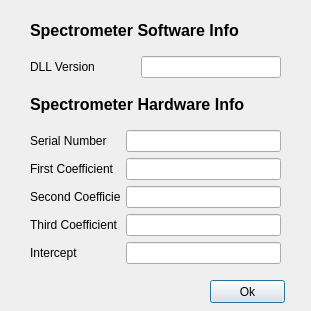
<?xml version="1.0" encoding="UTF-8"?>
<ui version="4.0">
 <class>AboutSMSDialog</class>
 <widget class="QDialog" name="AboutSMSDialog">
  <property name="geometry">
   <rect>
    <x>0</x>
    <y>0</y>
    <width>311</width>
    <height>311</height>
   </rect>
  </property>
  <property name="windowTitle">
   <string>About SMS500</string>
  </property>
  <widget class="QPushButton" name="pushButton">
   <property name="geometry">
    <rect>
     <x>210</x>
     <y>280</y>
     <width>75</width>
     <height>23</height>
    </rect>
   </property>
   <property name="text">
    <string>Ok</string>
   </property>
  </widget>
  <widget class="QWidget" name="verticalLayoutWidget">
   <property name="geometry">
    <rect>
     <x>30</x>
     <y>10</y>
     <width>251</width>
     <height>254</height>
    </rect>
   </property>
   <layout class="QVBoxLayout" name="verticalLayout">
    <item>
     <widget class="QLabel" name="label">
      <property name="font">
       <font>
        <pointsize>12</pointsize>
        <weight>75</weight>
        <bold>true</bold>
       </font>
      </property>
      <property name="text">
       <string>Spectrometer Software Info</string>
      </property>
     </widget>
    </item>
    <item>
     <layout class="QGridLayout" name="gridLayout">
      <item row="0" column="0">
       <widget class="QLabel" name="label_2">
        <property name="sizePolicy">
         <sizepolicy hsizetype="Preferred" vsizetype="Preferred">
          <horstretch>0</horstretch>
          <verstretch>0</verstretch>
         </sizepolicy>
        </property>
        <property name="text">
         <string>DLL Version            </string>
        </property>
       </widget>
      </item>
      <item row="0" column="1">
       <widget class="QLineEdit" name="lineEditDLLVersion">
        <property name="sizePolicy">
         <sizepolicy hsizetype="Expanding" vsizetype="Fixed">
          <horstretch>0</horstretch>
          <verstretch>0</verstretch>
         </sizepolicy>
        </property>
       </widget>
      </item>
     </layout>
    </item>
    <item>
     <widget class="QLabel" name="label_3">
      <property name="font">
       <font>
        <pointsize>12</pointsize>
        <weight>75</weight>
        <bold>true</bold>
       </font>
      </property>
      <property name="text">
       <string>Spectrometer Hardware Info</string>
      </property>
     </widget>
    </item>
    <item>
     <layout class="QGridLayout" name="gridLayout_2">
      <item row="0" column="0">
       <widget class="QLabel" name="label_4">
        <property name="text">
         <string>Serial Number</string>
        </property>
       </widget>
      </item>
      <item row="1" column="0">
       <widget class="QLabel" name="label_5">
        <property name="text">
         <string>First Coefficient</string>
        </property>
       </widget>
      </item>
      <item row="2" column="0">
       <widget class="QLabel" name="label_6">
        <property name="maximumSize">
         <size>
          <width>90</width>
          <height>20</height>
         </size>
        </property>
        <property name="text">
         <string>Second Coefficient</string>
        </property>
       </widget>
      </item>
      <item row="3" column="0">
       <widget class="QLabel" name="label_7">
        <property name="text">
         <string>Third Coefficient</string>
        </property>
       </widget>
      </item>
      <item row="4" column="0">
       <widget class="QLabel" name="label_8">
        <property name="text">
         <string>Intercept</string>
        </property>
       </widget>
      </item>
      <item row="0" column="1">
       <widget class="QLineEdit" name="lineEditSerialNumber"/>
      </item>
      <item row="1" column="1">
       <widget class="QLineEdit" name="lineEditFirstCoefficient"/>
      </item>
      <item row="2" column="1">
       <widget class="QLineEdit" name="lineEditSecondCoefficient"/>
      </item>
      <item row="3" column="1">
       <widget class="QLineEdit" name="lineEditThirdCoefficient"/>
      </item>
      <item row="4" column="1">
       <widget class="QLineEdit" name="lineEditIntercept"/>
      </item>
     </layout>
    </item>
   </layout>
  </widget>
 </widget>
 <resources/>
 <connections>
  <connection>
   <sender>pushButton</sender>
   <signal>clicked()</signal>
   <receiver>AboutSMSDialog</receiver>
   <slot>accept()</slot>
   <hints>
    <hint type="sourcelabel">
     <x>327</x>
     <y>278</y>
    </hint>
    <hint type="destinationlabel">
     <x>206</x>
     <y>279</y>
    </hint>
   </hints>
  </connection>
 </connections>
</ui>
